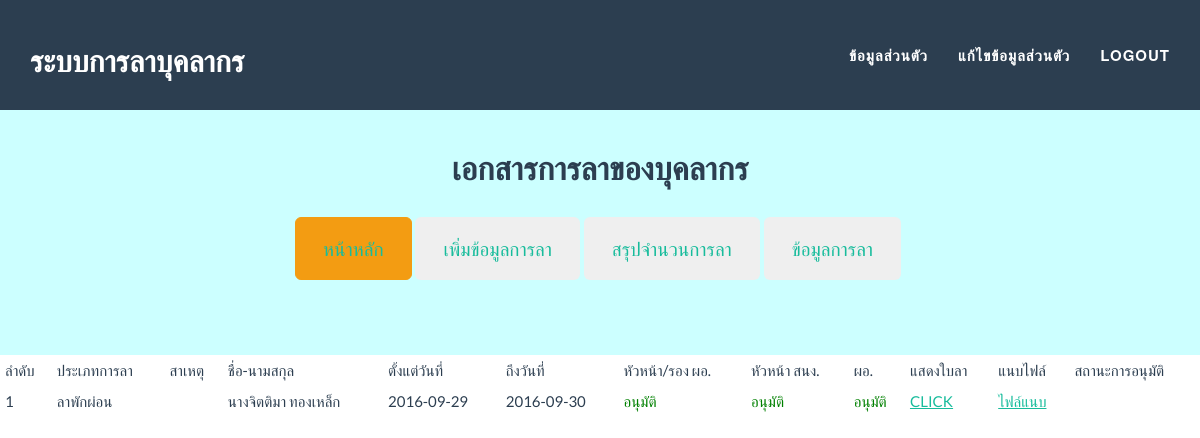
The app's page /laallow.php (signed in), older data.
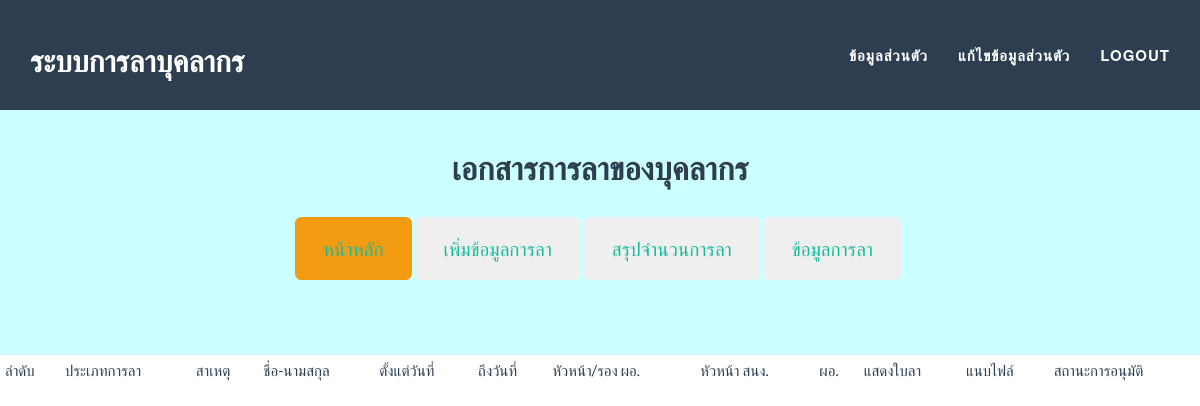
The same page, newer data.
### tables this page shows
CREATE TABLE `la_detail` (
  `id_detail` int(11) NOT NULL AUTO_INCREMENT,
  `id_type` int(11) DEFAULT NULL,
  `sdate` varchar(255) DEFAULT NULL,
  `ndate` varchar(255) DEFAULT NULL,
  `comment` varchar(255) DEFAULT NULL,
  `id_personal` int(11) DEFAULT NULL,
  `id_personal_tan` int(11) NOT NULL,
  `now_date` varchar(50) DEFAULT NULL,
  `status1` varchar(255) DEFAULT NULL,
  `status2` varchar(255) DEFAULT NULL,
  `status3` varchar(255) DEFAULT NULL,
  `file` varchar(255) DEFAULT NULL,
  `namla` int(10) DEFAULT NULL,
  `numlatotal` int(5) NOT NULL,
  `id_boss` int(5) NOT NULL,
  PRIMARY KEY (`id_detail`)
);

CREATE TABLE `la_type` (
  `id_type` int(11) NOT NULL DEFAULT '0',
  `nametype` varchar(255) DEFAULT NULL,
  PRIMARY KEY (`id_type`)
);

CREATE TABLE `la_prefix` (
  `id_prefix` int(11) NOT NULL DEFAULT '0',
  `nameprefix` varchar(255) DEFAULT NULL,
  PRIMARY KEY (`id_prefix`)
);

CREATE TABLE `la_personal` (
  `id_personal` int(11) NOT NULL AUTO_INCREMENT,
  `id_prefix` int(11) DEFAULT NULL,
  `username` varchar(50) DEFAULT NULL,
  `password` int(11) DEFAULT NULL,
  `fname` varchar(255) DEFAULT NULL,
  `lname` varchar(255) DEFAULT NULL,
  `email` varchar(100) NOT NULL,
  `id_position` int(11) DEFAULT NULL,
  `id_subdepart` int(11) DEFAULT NULL,
  `id_departmaent` int(11) DEFAULT NULL,
  `id_boss` int(11) DEFAULT NULL,
  `tel` varchar(255) DEFAULT NULL,
  `permission` int(5) NOT NULL,
  `colagela` int(5) NOT NULL,
  `imgper` varchar(200) NOT NULL,
  PRIMARY KEY (`id_personal`)
);

### config.php (called while the page is built, shortened)
<?php
function db()
{
	return $GLOBALS['mysqli'];
}
?>

### laallow.php (the view, shortened to what this page needs)
<?php
include 'config.php';
?>
<!DOCTYPE html>
<html lang="en">
	<head>
	<link href="css/bootstrap.min.css" rel="stylesheet">
	<link href="css/freelancer.css" rel="stylesheet">
    <link href="css/font.css" rel="stylesheet">
	<link href="font-awesome/css/font-awesome.min.css" rel="stylesheet" type="text/css">
	</head>
<body id="page-top" class="index">
	<?php include 'menu.php';?>
<br>
    <br>
<table class="table table-condensed">
	<tr>
		<td>ลำดับ</td>
		<td>ประเภทการลา</td>
		<td>สาเหตุ</td>
		<td>ชื่อ-นามสกุล</td>
		<td>ตั้งแต่วันที่</td>
		<td>ถึงวันที่</td>
		<td>หัวหน้า/รอง ผอ.</td>
		<td>หัวหน้า สนง.</td>
        <td>ผอ.</td>
        <td>แสดงใบลา</td>
		<td>แนบไฟล์</td>
        <td>สถานะการอนุมัติ</td>
	</tr>
<?php
if($_SESSION['permiss']==3 or $_SESSION['permiss']==4){
	$query = db()->query('SELECT id_detail,id_type,sdate,ndate,comment,id_personal,now_date,status1,status2,status3,file,id_boss FROM la_detail');
}else{
	$query = db()->query('SELECT id_detail,id_type,sdate,ndate,comment,id_personal,now_date,status1,status2,status3,file,id_boss FROM la_detail where id_boss="'.$_SESSION['idboss'].'"');
}
$count=1;
while(list($id_detail,$id_type,$sdate,$ndate,$comment,$id_personal,$now_date,$status1,$status2,$status3,$file,$id_boss) = $query->fetch_row())
{
?>
<tr>
		<td><?php echo $count++;?></td>
		<td><?php
		$query1 = db()->query('SELECT * from la_type where id_type="'.$id_type.'"');
		$row = $query1->fetch_assoc();
		echo $row['nametype'];
		?></td>
		<td><?php echo $comment;?></td>
		<td><?php
		$query2 = db()->query('SELECT * from la_personal where id_personal="'.$id_personal.'"');
		$row2 = $query2->fetch_assoc();
		$query3 = db()->query('SELECT * from la_prefix where id_prefix="'.$row2['id_prefix'].'"');
		$row3 = $query3->fetch_assoc();
		echo $row3['nameprefix'].$row2['fname']." ".$row2['lname'];
		?></td>
		<td><?php echo $sdate;?></td>
		<td><?php echo $ndate;?></td>
        <td>  <?php
			if($status1==0){
				echo "<font color='red'>ยังไม่อนุมัติ</font>";
			}else{
				echo "<font color='green'>อนุมัติ</font>";
			}
		?></td>
        <td><?php
			if($status2==0){
				echo "<font color='red'>ยังไม่อนุมัติ</font>";
			}else{
				echo "<font color='green'>อนุมัติ</font>";
			}
		?></td>
        <td><?php
			if($status3==0){
				echo "<font color='red'>ยังไม่อนุมัติ</font>";
			}else{
				echo "<font color='green'>อนุมัติ</font>";
			}
		?></td>
         <td>
         <?php
			if($id_type==1){
			?>	 <a href="from1pdf.php?id_detail=<?php echo $id_detail;?>" target="_blank">CLICK</a>
			<?php }else{?>
				<a href="from2pdf.php?id_detail=<?php echo $id_detail;?>" target="_blank">CLICK</a>
			<?php }
		?>
        </td>
        <td><a href="./uploads/<?php echo $file?>" target="_blank">ไฟล์แนบ</a></td>
		<td>  <?php
		?></td>
		</tr>
<?php
}
?>
</table>
</body>
</html>

Row changes from the older to the newer data that the page shows:
removed la_detail: id_type.nametype "ลาพักผ่อน", la_prefix.nameprefix "นาง", id_personal.fname "จิตติมา", id_personal.lname "ทองเหล็ก", sdate "2016-09-29", ndate "2016-09-30", status1 "อนุมัติ", status2 "อนุมัติ", status3 "อนุมัติ"
